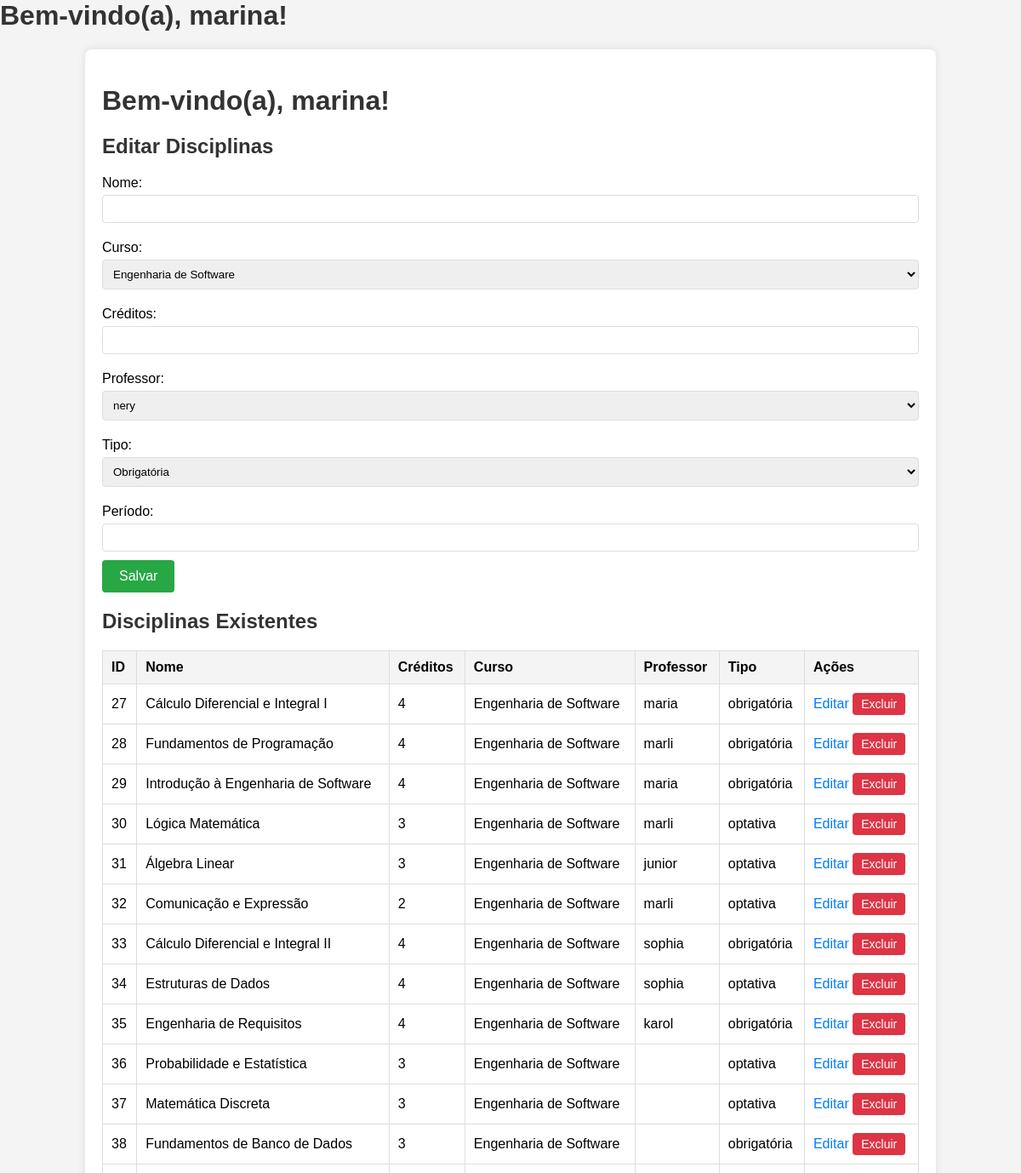
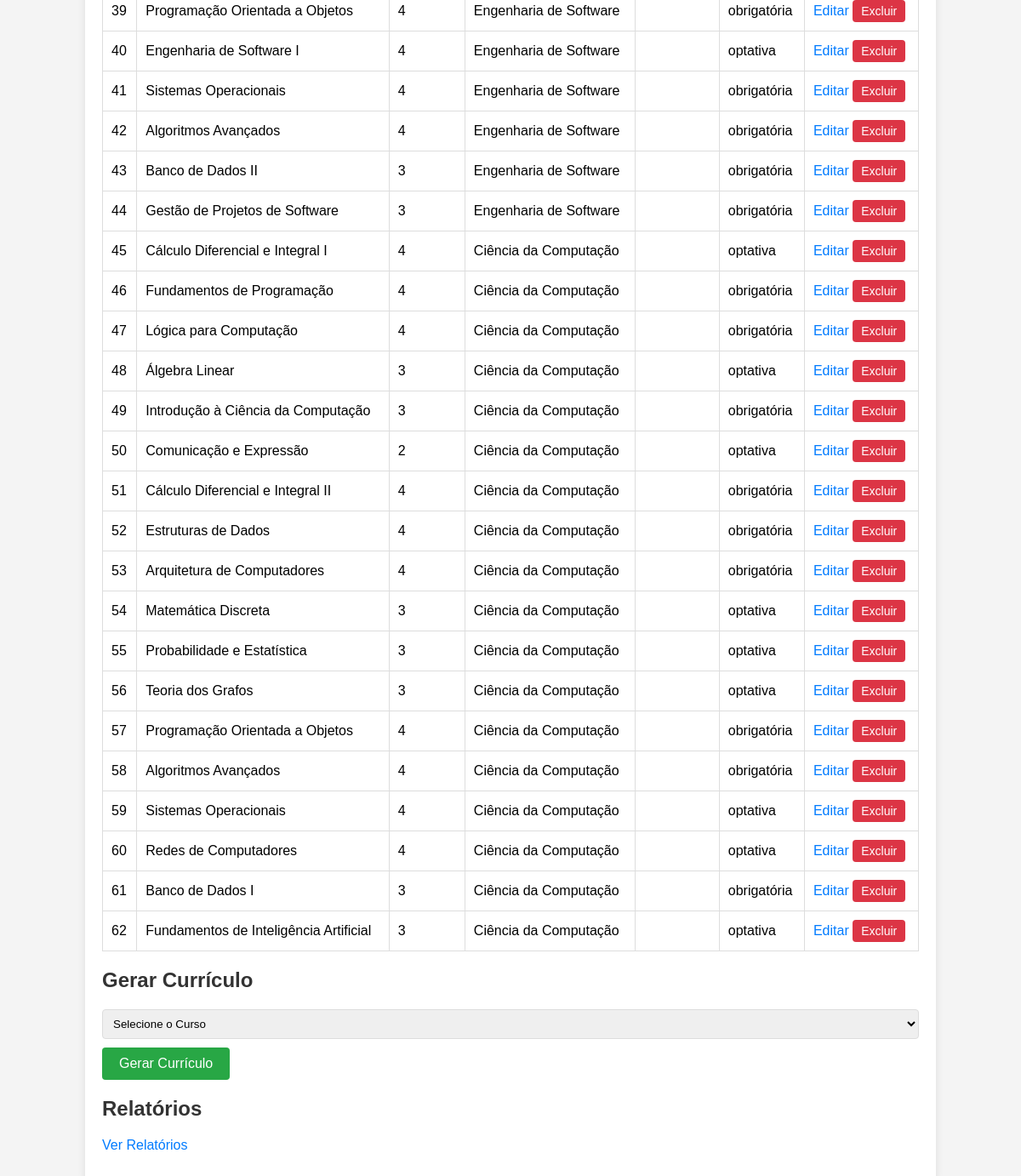
The page /views/painel_secretario.php (signed in) on the database its author committed (2 pictures, top to bottom).
### tables this page shows
CREATE TABLE `disciplinas` (
  `id` int(11) NOT NULL,
  `nome` varchar(100) NOT NULL,
  `creditos` int(11) NOT NULL,
  `curso_id` int(11) DEFAULT NULL,
  `professor_id` int(11) DEFAULT NULL,
  `tipo` enum('obrigatória','optativa') NOT NULL,
  `valor` decimal(10,2) NOT NULL,
  `periodo` int(11) DEFAULT NULL
);

CREATE TABLE `cursos` (
  `id` int(11) NOT NULL,
  `nome` varchar(100) NOT NULL,
  `creditos` int(11) NOT NULL
);

CREATE TABLE `usuarios` (
  `id` int(11) NOT NULL,
  `nome` varchar(100) NOT NULL,
  `email` varchar(100) NOT NULL,
  `senha` varchar(255) NOT NULL,
  `tipo` enum('aluno','professor','secretario') NOT NULL,
  `curso_id` int(11) DEFAULT NULL
);

### views/painel_secretario.php (the view, shortened to what this page needs)
<?php
include_once '../config/conexao.php';
$nome_secretario = $_SESSION['nome'];
echo "<h1><strong>Bem-vindo(a), $nome_secretario!</strong></h1>";
$sql = "SELECT d.id, d.nome, d.creditos, d.curso_id, d.professor_id, d.tipo, d.periodo,
               c.nome AS curso, u.nome AS professor
        FROM disciplinas d
        JOIN cursos c ON d.curso_id = c.id
        LEFT JOIN usuarios u ON d.professor_id = u.id";
$result = $conn->query($sql);
$editar_dados = null;
?>
<!DOCTYPE html>
<html lang="pt-BR">
<head>
</head>
<body>
<div class="container">
    <h1><strong>Bem-vindo(a), <?php echo $nome_secretario; ?>!</strong></h1>
    <h2>Editar Disciplinas</h2>
    <form action="../controllers/disciplinas_controller.php" method="post">
        <label for="nome">Nome:</label>
        <input type="text" id="nome" name="nome" value="<?php echo $editar_dados['nome'] ?? ''; ?>" required>
        <label for="curso_id">Curso:</label>
        <select id="curso_id" name="curso_id" required>
            <option value="1" <?php echo (isset($editar_dados['curso_id']) && $editar_dados['curso_id'] == 1) ? 'selected' : ''; ?>>Engenharia de Software</option>
        </select>
        <label for="creditos">Créditos:</label>
        <input type="number" id="creditos" name="creditos" value="<?php echo $editar_dados['creditos'] ?? ''; ?>" required>
        <label for="professor_id">Professor:</label>
        <select id="professor_id" name="professor_id">
            <?php
            $result_professores = $conn->query("SELECT id, nome FROM usuarios WHERE tipo = 'professor'");
            while ($professor = $result_professores->fetch_assoc()) {
                echo "<option value='{$professor['id']}' " . (isset($editar_dados['professor_id']) && $editar_dados['professor_id'] == $professor['id'] ? 'selected' : '') . ">{$professor['nome']}</option>";
            }
            ?>
        </select>
        <label for="tipo">Tipo:</label>
        <select id="tipo" name="tipo">
            <option value="obrigatória" <?php echo (isset($editar_dados['tipo']) && $editar_dados['tipo'] == 'obrigatória') ? 'selected' : ''; ?>>Obrigatória</option>
        </select>
        <label for="periodo">Período:</label>
        <input type="number" id="periodo" name="periodo" value="<?php echo $editar_dados['periodo'] ?? ''; ?>" required>
        <button type="submit">Salvar</button>
    </form>
    <h2>Disciplinas Existentes</h2>
    <table>
        <thead>
            <tr>
                <th>ID</th>
                <th>Nome</th>
                <th>Créditos</th>
                <th>Curso</th>
                <th>Professor</th>
                <th>Tipo</th>
                <th>Ações</th>
            </tr>
        </thead>
        <tbody>
            <?php
            if ($result->num_rows > 0) {
                while ($row = $result->fetch_assoc()) {
                    echo "<tr>
                        <td>{$row['id']}</td>
                        <td>{$row['nome']}</td>
                        <td>{$row['creditos']}</td>
                        <td>{$row['curso']}</td>
                        <td>{$row['professor']}</td>
                        <td>{$row['tipo']}</td>
                        <td class='actions'>
                            <a href='?edit_id={$row['id']}'>Editar</a>
                            <form action='../controllers/disciplinas_controller.php' method='POST'>
                                <input type='hidden' name='action' value='excluir'>
                                <input type='hidden' name='id' value='{$row['id']}'>
                                <button type='submit'>Excluir</button>
                            </form>
                        </td>
                    </tr>";
                }
            } else {
                echo "<tr><td colspan='7'>Nenhuma disciplina cadastrada.</td></tr>";
            }
            ?>
        </tbody>
    </table>
    <h2>Gerar Currículo</h2>
    <form action="../controllers/disciplinas_controller.php" method="POST">
        <select name="curso_id" required>
            <option value="">Selecione o Curso</option>
        </select>
        <button type="submit" name="gerar_curriculo">Gerar Currículo</button>
    </form>
    <h2>Relatórios</h2>
    <p><a href="relatorio.php">Ver Relatórios</a></p>
</div>
</body>
</html>

### views/painel_secretario.php (style rules this page uses)
body { font-family: Arial, sans-serif; margin: 0; padding: 0; background-color: #f4f4f4; }
h1, h2 { color: #333; }
p { color: #666; }
.container { width: 80%; margin: 0 auto; padding: 20px; background: #fff; box-shadow: 0 0 10px rgba(0, 0, 0, 0.1); border-radius: 8px; margin-top: 20px; }
form { margin-bottom: 20px; }
label { display: block; margin: 10px 0 5px; }
input[type="text"], input[type="number"], select { width: 100%; padding: 8px; margin-bottom: 10px; border: 1px solid #ddd; border-radius: 4px; }
button { background-color: #28a745; color: white; border: none; padding: 10px 20px; font-size: 16px; cursor: pointer; border-radius: 4px; }
table { width: 100%; border-collapse: collapse; margin: 20px 0; }
table, th, td { border: 1px solid #ddd; }
th, td { padding: 10px; text-align: left; }
th { background-color: #f4f4f4; }
a { color: #007bff; text-decoration: none; }
.actions form { display: inline; }
.actions button { background-color: #dc3545; border: none; padding: 5px 10px; font-size: 14px; cursor: pointer; border-radius: 4px; }

### rows shown on the page
disciplinas: id "27", nome "Cálculo Diferencial e Integral I", creditos "4", curso.nome "Engenharia de Software", professor.nome "maria", tipo "obrigatória"
disciplinas: id "28", nome "Fundamentos de Programação", creditos "4", curso.nome "Engenharia de Software", professor.nome "marli", tipo "obrigatória"
disciplinas: id "29", nome "Introdução à Engenharia de Software", creditos "4", curso.nome "Engenharia de Software", professor.nome "maria", tipo "obrigatória"
disciplinas: id "30", nome "Lógica Matemática", creditos "3", curso.nome "Engenharia de Software", professor.nome "marli", tipo "optativa"
disciplinas: id "31", nome "Álgebra Linear", creditos "3", curso.nome "Engenharia de Software", professor.nome "junior", tipo "optativa"
disciplinas: id "32", nome "Comunicação e Expressão", creditos "2", curso.nome "Engenharia de Software", professor.nome "marli", tipo "optativa"
disciplinas: id "33", nome "Cálculo Diferencial e Integral II", creditos "4", curso.nome "Engenharia de Software", professor.nome "sophia", tipo "obrigatória"
disciplinas: id "34", nome "Estruturas de Dados", creditos "4", curso.nome "Engenharia de Software", professor.nome "sophia", tipo "optativa"
disciplinas: id "35", nome "Engenharia de Requisitos", creditos "4", curso.nome "Engenharia de Software", professor.nome "karol", tipo "obrigatória"
disciplinas: id "36", nome "Probabilidade e Estatística", creditos "3", curso.nome "Engenharia de Software", tipo "optativa"
disciplinas: id "37", nome "Matemática Discreta", creditos "3", curso.nome "Engenharia de Software", tipo "optativa"
disciplinas: id "38", nome "Fundamentos de Banco de Dados", creditos "3", curso.nome "Engenharia de Software", tipo "obrigatória"
disciplinas: id "39", nome "Programação Orientada a Objetos", creditos "4", curso.nome "Engenharia de Software", tipo "obrigatória"
disciplinas: id "40", nome "Engenharia de Software I", creditos "4", curso.nome "Engenharia de Software", tipo "optativa"
disciplinas: id "41", nome "Sistemas Operacionais", creditos "4", curso.nome "Engenharia de Software", tipo "obrigatória"
disciplinas: id "42", nome "Algoritmos Avançados", creditos "4", curso.nome "Engenharia de Software", tipo "obrigatória"
disciplinas: id "43", nome "Banco de Dados II", creditos "3", curso.nome "Engenharia de Software", tipo "obrigatória"
disciplinas: id "44", nome "Gestão de Projetos de Software", creditos "3", curso.nome "Engenharia de Software", tipo "obrigatória"
disciplinas: id "45", nome "Cálculo Diferencial e Integral I", creditos "4", curso.nome "Ciência da Computação", tipo "optativa"
disciplinas: id "46", nome "Fundamentos de Programação", creditos "4", curso.nome "Ciência da Computação", tipo "obrigatória"
disciplinas: id "47", nome "Lógica para Computação", creditos "4", curso.nome "Ciência da Computação", tipo "obrigatória"
disciplinas: id "48", nome "Álgebra Linear", creditos "3", curso.nome "Ciência da Computação", tipo "optativa"
disciplinas: id "49", nome "Introdução à Ciência da Computação", creditos "3", curso.nome "Ciência da Computação", tipo "obrigatória"
disciplinas: id "50", nome "Comunicação e Expressão", creditos "2", curso.nome "Ciência da Computação", tipo "optativa"
disciplinas: id "51", nome "Cálculo Diferencial e Integral II", creditos "4", curso.nome "Ciência da Computação", tipo "obrigatória"
disciplinas: id "52", nome "Estruturas de Dados", creditos "4", curso.nome "Ciência da Computação", tipo "obrigatória"
disciplinas: id "53", nome "Arquitetura de Computadores", creditos "4", curso.nome "Ciência da Computação", tipo "obrigatória"
disciplinas: id "54", nome "Matemática Discreta", creditos "3", curso.nome "Ciência da Computação", tipo "optativa"
disciplinas: id "55", nome "Probabilidade e Estatística", creditos "3", curso.nome "Ciência da Computação", tipo "optativa"
disciplinas: id "56", nome "Teoria dos Grafos", creditos "3", curso.nome "Ciência da Computação", tipo "optativa"
disciplinas: id "57", nome "Programação Orientada a Objetos", creditos "4", curso.nome "Ciência da Computação", tipo "obrigatória"
disciplinas: id "58", nome "Algoritmos Avançados", creditos "4", curso.nome "Ciência da Computação", tipo "obrigatória"
disciplinas: id "59", nome "Sistemas Operacionais", creditos "4", curso.nome "Ciência da Computação", tipo "optativa"
disciplinas: id "60", nome "Redes de Computadores", creditos "4", curso.nome "Ciência da Computação", tipo "optativa"
disciplinas: id "61", nome "Banco de Dados I", creditos "3", curso.nome "Ciência da Computação", tipo "obrigatória"
disciplinas: id "62", nome "Fundamentos de Inteligência Artificial", creditos "3", curso.nome "Ciência da Computação", tipo "optativa"

### other values the page prints
$nome_secretario "marina"
form field professor_id "nery"
